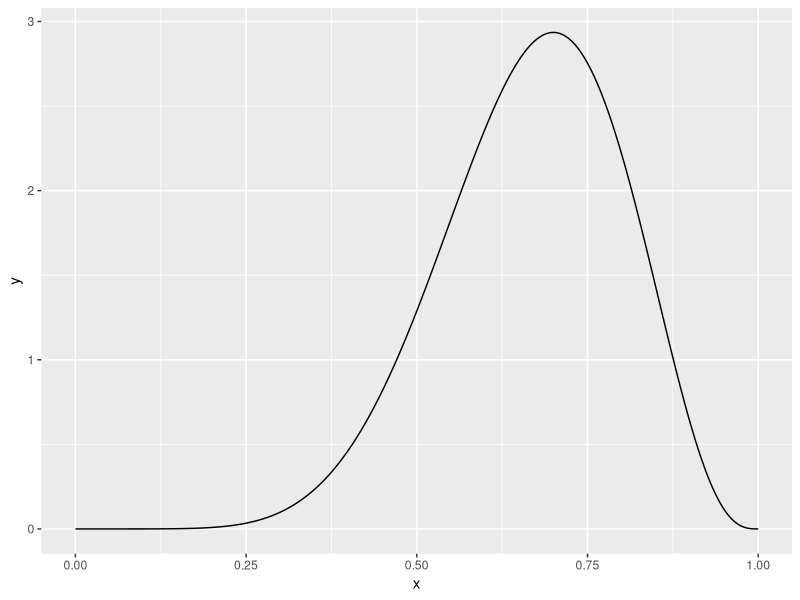
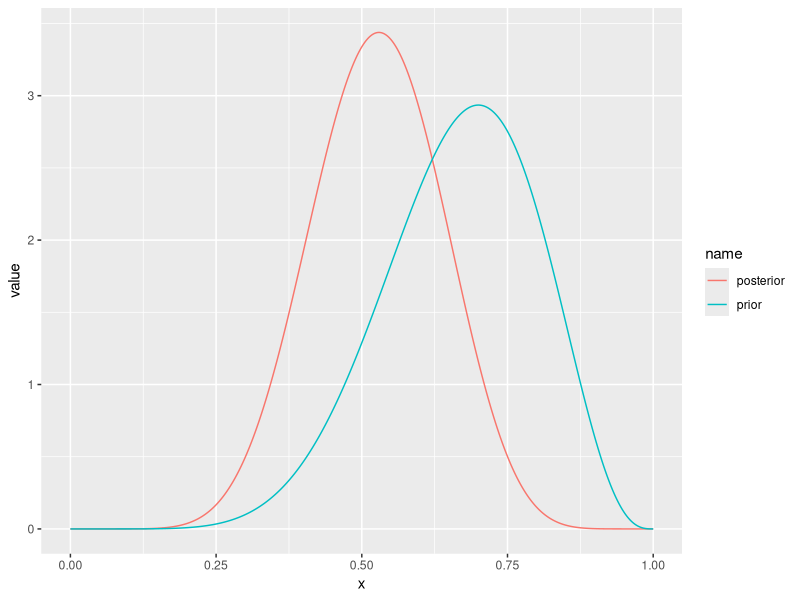
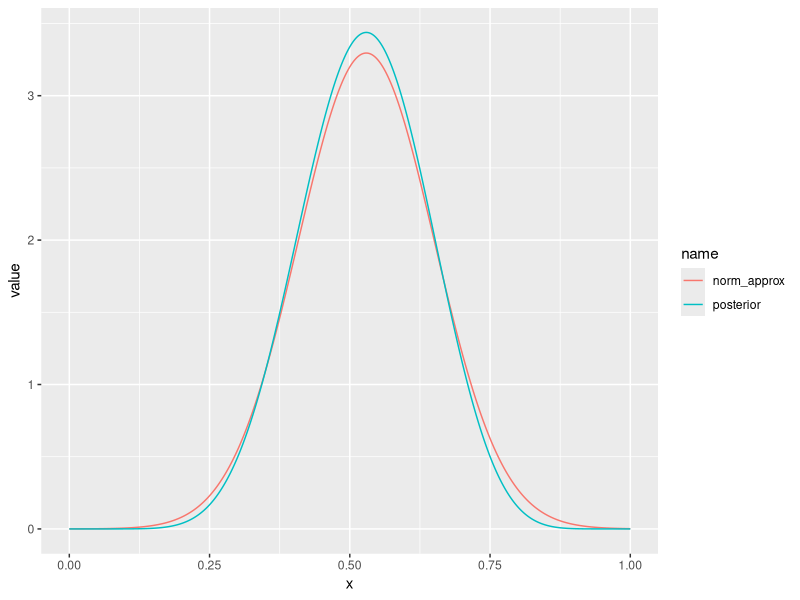

Generate these figures, in order, with R:
## ---- chunk 1
knitr::opts_chunk$set(echo = FALSE)
library(tidyverse)
## ---- chunk 2
# a and b parameters for the beta prior
prior_a <- 8
prior_b <- 4

# number of tosses of the globe 
n <- 7

# number of times the globe lands on water
Y <- 2
## ---- chunk 3
x_vals <- seq(from=0, to=1, by=0.001)
prior_y <- dbeta(x_vals, prior_a, prior_b)
df_prior <- data.frame(x=x_vals, y=prior_y)
ggplot(df_prior, aes(x=x,y=y)) + geom_line()
## ---- chunk 4
posterior_a <- prior_a + Y
posterior_b <- prior_b + n - Y
posterior_y <- dbeta(x_vals, posterior_a, posterior_b)
df_posterior <- data.frame(x=x_vals, prior=prior_y, posterior=posterior_y)
df_posterior <- df_posterior %>% pivot_longer(c(prior,posterior))

print(posterior_a)
print(posterior_b)

ggplot(df_posterior, aes(x=x, y=value, color=name)) + geom_line()
## ---- chunk 5
likelihood_func <- function(q)
{
  return(q^(posterior_a-1)*(1-q)^(posterior_b-1))
}
opt_obj <- optimize(likelihood_func, c(0,1), maximum=TRUE)
post_mode <- opt_obj$maximum
print("posterior mode:")
print(post_mode)
## ---- chunk 6
norm_approx_var <- -1/( -(posterior_a-1)/post_mode^2 - (posterior_b-1)/(1-post_mode)^2)
## ---- chunk 7
norm_std <- sqrt(norm_approx_var)
## ---- chunk 8
norm_approx_y <- dnorm(x_vals, post_mode, norm_std)
df_norm_approx <- data.frame(x=x_vals, norm_approx=norm_approx_y, posterior=posterior_y)
df_norm_approx <- df_norm_approx %>% pivot_longer(c(norm_approx,posterior))
ggplot(df_norm_approx, aes(x=x, y=value, color=name)) + geom_line()
